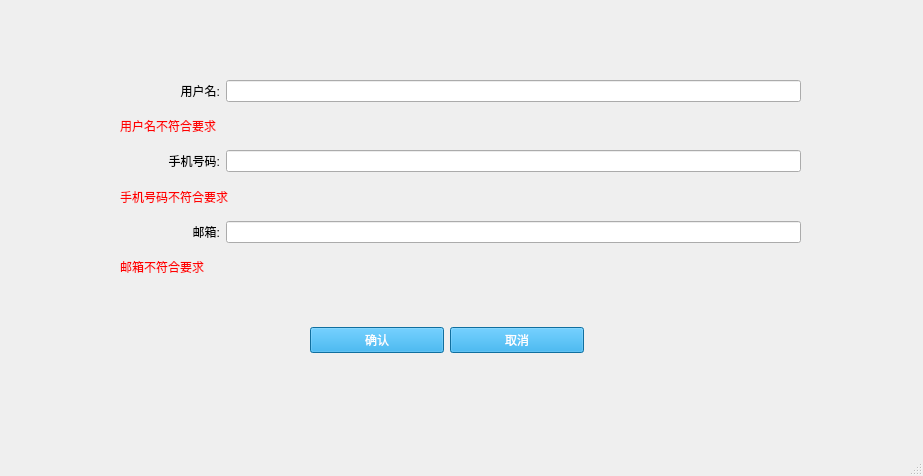
<?xml version="1.0" encoding="UTF-8"?>
<ui version="4.0">
 <class>Main</class>
 <widget class="QMainWindow" name="Main">
  <property name="geometry">
   <rect>
    <x>0</x>
    <y>0</y>
    <width>923</width>
    <height>476</height>
   </rect>
  </property>
  <property name="minimumSize">
   <size>
    <width>800</width>
    <height>450</height>
   </size>
  </property>
  <property name="maximumSize">
   <size>
    <width>9999</width>
    <height>9999</height>
   </size>
  </property>
  <property name="windowTitle">
   <string>Main</string>
  </property>
  <widget class="QWidget" name="centralwidget">
   <widget class="QWidget" name="horizontalLayoutWidget">
    <property name="geometry">
     <rect>
      <x>310</x>
      <y>300</y>
      <width>274</width>
      <height>80</height>
     </rect>
    </property>
    <layout class="QHBoxLayout" name="horizontalLayout">
     <item>
      <widget class="QPushButton" name="pushButton">
       <property name="styleSheet">
        <string notr="true">background-color: rgb(22, 155, 223);
color: white;</string>
       </property>
       <property name="text">
        <string>确认</string>
       </property>
      </widget>
     </item>
     <item>
      <widget class="QPushButton" name="pushButton_2">
       <property name="styleSheet">
        <string notr="true">background-color: rgb(22, 155, 223);
color: white;</string>
       </property>
       <property name="text">
        <string>取消</string>
       </property>
      </widget>
     </item>
    </layout>
   </widget>
   <widget class="QWidget" name="verticalLayoutWidget">
    <property name="geometry">
     <rect>
      <x>120</x>
      <y>80</y>
      <width>681</width>
      <height>205</height>
     </rect>
    </property>
    <layout class="QVBoxLayout" name="verticalLayout">
     <item>
      <layout class="QHBoxLayout" name="horizontalLayout_2">
       <item>
        <widget class="QLabel" name="label">
         <property name="minimumSize">
          <size>
           <width>100</width>
           <height>0</height>
          </size>
         </property>
         <property name="maximumSize">
          <size>
           <width>100</width>
           <height>16777215</height>
          </size>
         </property>
         <property name="text">
          <string>用户名:</string>
         </property>
         <property name="alignment">
          <set>Qt::AlignRight|Qt::AlignTrailing|Qt::AlignVCenter</set>
         </property>
         <property name="wordWrap">
          <bool>false</bool>
         </property>
        </widget>
       </item>
       <item>
        <widget class="QLineEdit" name="lineEdit"/>
       </item>
      </layout>
     </item>
     <item>
      <widget class="QLabel" name="label_4">
       <property name="enabled">
        <bool>true</bool>
       </property>
       <property name="styleSheet">
        <string notr="true">color: rgb(255, 0, 0);</string>
       </property>
       <property name="text">
        <string>用户名不符合要求</string>
       </property>
       <property name="margin">
        <number>0</number>
       </property>
      </widget>
     </item>
     <item>
      <layout class="QHBoxLayout" name="horizontalLayout_3">
       <item>
        <widget class="QLabel" name="label_3">
         <property name="minimumSize">
          <size>
           <width>100</width>
           <height>0</height>
          </size>
         </property>
         <property name="maximumSize">
          <size>
           <width>100</width>
           <height>16777215</height>
          </size>
         </property>
         <property name="text">
          <string>手机号码:</string>
         </property>
         <property name="alignment">
          <set>Qt::AlignRight|Qt::AlignTrailing|Qt::AlignVCenter</set>
         </property>
        </widget>
       </item>
       <item>
        <widget class="QLineEdit" name="lineEdit_2"/>
       </item>
      </layout>
     </item>
     <item>
      <widget class="QLabel" name="label_5">
       <property name="styleSheet">
        <string notr="true">color: rgb(255, 0, 0);</string>
       </property>
       <property name="text">
        <string>手机号码不符合要求</string>
       </property>
      </widget>
     </item>
     <item>
      <layout class="QHBoxLayout" name="horizontalLayout_4">
       <item>
        <widget class="QLabel" name="label_2">
         <property name="minimumSize">
          <size>
           <width>100</width>
           <height>0</height>
          </size>
         </property>
         <property name="text">
          <string>邮箱:</string>
         </property>
         <property name="alignment">
          <set>Qt::AlignRight|Qt::AlignTrailing|Qt::AlignVCenter</set>
         </property>
        </widget>
       </item>
       <item>
        <widget class="QLineEdit" name="lineEdit_3"/>
       </item>
      </layout>
     </item>
     <item>
      <widget class="QLabel" name="label_6">
       <property name="styleSheet">
        <string notr="true">color: rgb(255, 0, 0);</string>
       </property>
       <property name="text">
        <string>邮箱不符合要求</string>
       </property>
      </widget>
     </item>
    </layout>
   </widget>
  </widget>
  <widget class="QMenuBar" name="menubar">
   <property name="geometry">
    <rect>
     <x>0</x>
     <y>0</y>
     <width>923</width>
     <height>34</height>
    </rect>
   </property>
  </widget>
  <widget class="QStatusBar" name="statusbar"/>
 </widget>
 <resources/>
 <connections/>
</ui>
